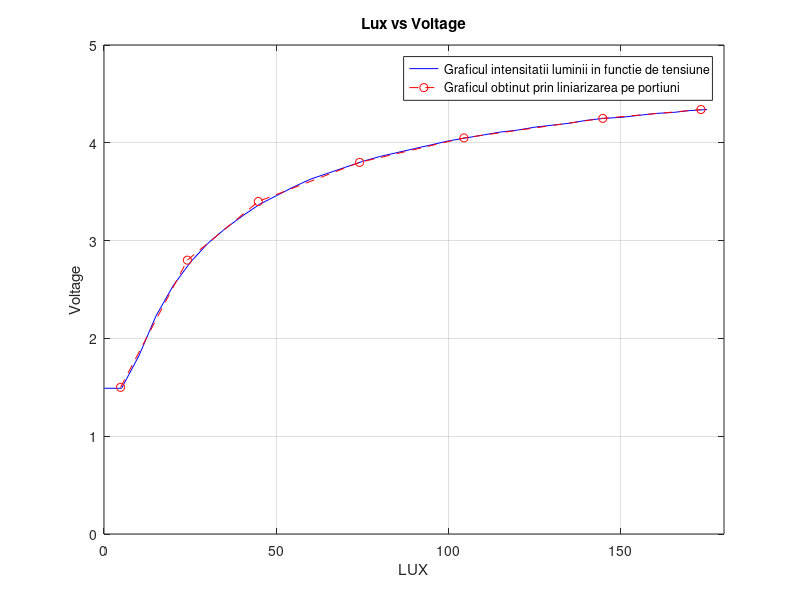

This chart was generated by the following MATLAB code:
x = [0.1, 5.1, 10.1, 15.1, 20.1, 25.1, 30.1, 35.1, 40.1, 45.1, 50.1, 55.1, 60.1, 65.1, 70.1, 75.1, 80.1, 85.1, 90.1, 95.1, 100.1, 105.1, 110.1, 115.1, 120.1, 125.1, 130.1, 135.1, 140.1, 145.1, 150.1, 155.1, 160.1, 165.1, 170.1, 175.1];
y = [1.49, 1.49, 1.82, 2.23, 2.54, 2.78, 2.97, 3.12, 3.25, 3.37, 3.46, 3.55, 3.63, 3.69, 3.75, 3.81, 3.86, 3.9, 3.94, 3.98, 4.02, 4.05, 4.08, 4.11, 4.13, 4.16, 4.18, 4.2, 4.23, 4.25, 4.26, 4.28, 4.3, 4.31, 4.33, 4.34];

% 2D plot
plot(x, y, 'b')
hold on
% label for X-axis
xlabel('LUX');
xlim([0 180]);
ylim([0 5]);

% label for Y-axis
ylabel('Voltage');
title('Lux vs Voltage');
grid on
plot([4.8 24.2 44.8 74.2 104.5 144.8 173.3],[1.5 2.8 3.4 3.8 4.05 4.25 4.34],'--or');
hold off
legend('Graficul intensitatii luminii in functie de tensiune','Graficul obtinut prin liniarizarea pe portiuni')